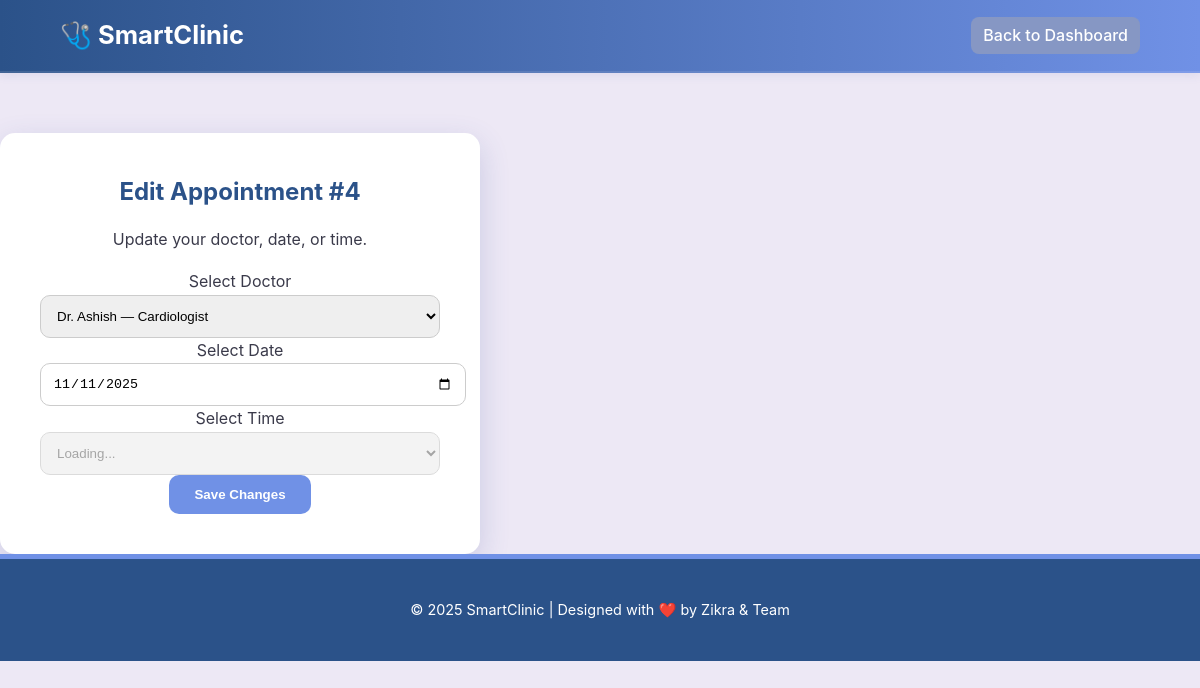
/edit/4 (signed in), run on the app's committed database.
### tables this page shows
CREATE TABLE appointments (
    id INTEGER PRIMARY KEY AUTOINCREMENT,
    patient_name TEXT NOT NULL,
    doctor_name TEXT NOT NULL,
    date TEXT NOT NULL,
    time TEXT NOT NULL,
    status TEXT DEFAULT 'pending',
    queue_number INTEGER
);

CREATE TABLE users (
    id INTEGER PRIMARY KEY AUTOINCREMENT,
    username TEXT UNIQUE NOT NULL,
    full_name TEXT NOT NULL,
    email TEXT,
    password TEXT NOT NULL,
    role TEXT CHECK(role IN ('patient','reception','admin','doctor')) NOT NULL,
    specialization TEXT
);

### app.py (the view, shortened to what this page needs)
@app.route('/edit/<int:appointment_id>', methods=['GET', 'POST'])
@login_required
def edit_appointment(appointment_id):
    conn = get_db_connection()
    appt = conn.execute('SELECT * FROM appointments WHERE id=?', (appointment_id,)).fetchone()
    if appt is None:
        conn.close()
        flash("Appointment not found.", "error")
        return redirect(url_for('patient_dashboard'))
    if appt['patient_name'] != session.get('full_name') and session.get('role') == 'patient':
        conn.close()
        flash("You can only edit your own appointments.", "error")
        return redirect(url_for('patient_dashboard'))
    doctors = conn.execute("SELECT full_name, specialization FROM users WHERE role='doctor' ORDER BY full_name").fetchall()
    all_times = [
        '09:00', '09:30', '10:00', '10:30', '11:00', '11:30',
        '14:00', '14:30', '15:00', '15:30', '16:00', '16:30'
    ]
    conn.close()
    return render_template('edit_appointment.html', appt=appt, doctors=doctors, all_times=all_times)

### app.py (called while the page is built)
def get_db_connection():
    conn = sqlite3.connect(DB)
    conn.row_factory = sqlite3.Row
    return conn

def login_required(f):
    @wraps(f)
    def decorated_function(*args, **kwargs):
        if 'user_id' not in session:
            flash("Please log in to access this page.", "error")
            return redirect(url_for('login', next=request.path))
        return f(*args, **kwargs)
    return decorated_function

### templates/edit_appointment.html (shortened to what this page needs)
<!DOCTYPE html>
<html lang="en">
<head>
    <link rel="stylesheet" href="{{ url_for('static', filename='css/style.css') }}">
</head>
<body>
    <header>
        <div class="navbar">
            <div class="logo">🩺 SmartClinic</div>
            <nav>
                <a href="{{ url_for('patient_dashboard') }}" class="btn-secondary">Back to Dashboard</a>
            </nav>
        </div>
    </header>
    <main class="form-container" style="margin-top: 60px;">
        <h2>Edit Appointment #{{ appt.id }}</h2>
        <p class="subtitle">Update your doctor, date, or time.</p>
        <form method="POST" id="editForm">
            <label for="doctor_name">Select Doctor</label>
            <select name="doctor_name" id="doctorDropdown" required>
                {% for doctor in doctors %}
                    <option value="{{ doctor['full_name'] }}"
                            {% if appt['doctor_name'] == doctor['full_name'] %}selected{% endif %}>
                        {{ doctor['full_name'] }} — {{ doctor['specialization'] }}
                    </option>
                {% endfor %}
            </select>
            <label for="date">Select Date</label>
            <input type="date" id="dateInput" name="date" value="{{ appt['date'] }}" min="{{ today_date }}" required>
            <label for="time">Select Time</label>
            <select name="time" id="timeDropdown" required>
                <option value="{{ appt['time'] }}" selected>{{ appt['time'] }} (Current)</option>
            </select>
            <button type="submit" class="btn large">Save Changes</button>
        </form>
    </main>
    <footer>
        <p>© 2025 SmartClinic | Designed with ❤️ by Zikra & Team</p>
    </footer>
</body>
</html>

### static/css/style.css (style rules this page uses)
:root { --color-navy: #2b5289; --color-teal: #7091E6; --color-aqua: #8697C4; --color-accent-light: #ADBBDA; --color-background: #EDE8F5; --color-text-dark: #1D1D2A; --color-text-light: #3A3A4A; --color-shadow: rgba(61, 82, 160, 0.1); --color-success: #3CB878; --color-error: #E74C3C; --font-family-base: 'Inter', sans-serif; }
body { margin: 0; font-family: var(--font-family-base); background: var(--color-background); color: var(--color-text-light); line-height: 1.6; }
h1, h2, h3 { color: var(--color-text-dark); margin-top: 0; }
.navbar { display: flex; justify-content: space-between; align-items: center; background: linear-gradient(90deg, var(--color-navy), var(--color-teal)); padding: 15px 5%; box-shadow: 0 2px 10px var(--color-shadow); border-bottom: 2px solid rgba(255, 255, 255, 0.1); }
.navbar .logo { font-weight: 700; font-size: 1.6em; color: #fff; text-decoration: none; }
.navbar nav { display: flex; align-items: center; }
.navbar nav a { color: #fff; margin-left: 20px; text-decoration: none; font-weight: 500; padding: 6px 12px; border-radius: 8px; transition: background-color 0.3s, transform 0.2s; }
.btn { background: var(--color-teal); color: #fff !important; padding: 12px 25px; border-radius: 10px; font-weight: 600; border: none; cursor: pointer; transition: all 0.3s ease; text-decoration: none; display: inline-block; }
.btn-secondary { background: var(--color-aqua); }
footer { text-align: center; background: var(--color-navy); color: white; padding: 25px; font-size: 0.9em; border-top: 5px solid var(--color-teal); }
input, select, textarea { width: 100%; padding: 12px; border: 1px solid #ccc; border-radius: 10px; transition: border-color 0.2s; }
.form-container { background: white; padding: 40px; border-radius: 15px; box-shadow: 0 10px 30px rgba(61, 82, 160, 0.2); max-width: 400px; width: 90%; text-align: center; }
.form-container h2 { color: var(--color-navy); margin-bottom: 10px; }

### data on the page
appointments: id "4", doctor_name "Dr. Ashish — Cardiologist", date "11/11/2025"
